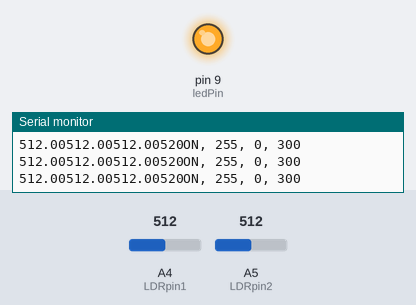
This sketch was run on a simulated Arduino Uno, built with avr-gcc and run on an emulated ATmega328P. Shown: output pins drawn as LEDs (lit = HIGH), the last lines printed to the serial monitor. Dashed ring = blinking. The test bench sets the inputs (shaded band); at power-on: A4 (LDRpin1) = 512, A5 (LDRpin2) = 512. Random numbers use the default seed unless the sketch sets one.

Above: at 1.2 s.
1.3 s: A4 (LDRpin1) set to 530
4.3 s: A5 (LDRpin2) set to 496
At 5.2 s:
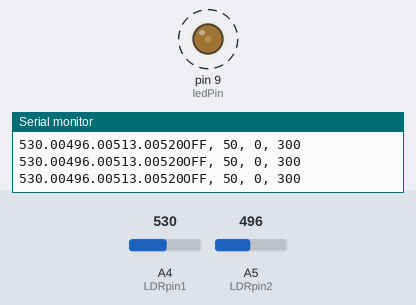
7.3 s: A5 (LDRpin2) set to 530
At 7.93 s:
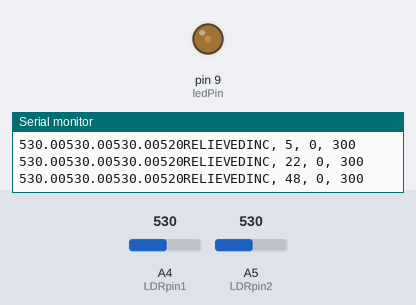
10.3 s: A4 (LDRpin1) set to 493
At 11.1 s:
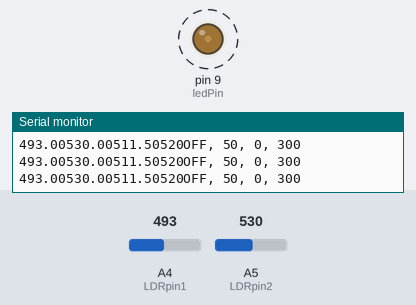
13.3 s: A5 (LDRpin2) set to 548
16.3 s: A4 (LDRpin1) set to 245
At 16.94 s:
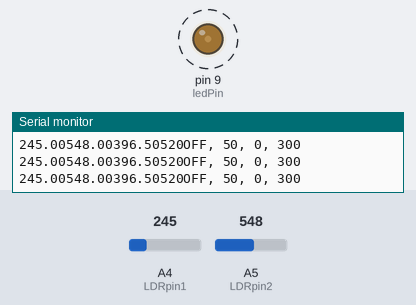
Timing chart, 0 to 20.3 s (numbered marks = the images above; inputs shaded):
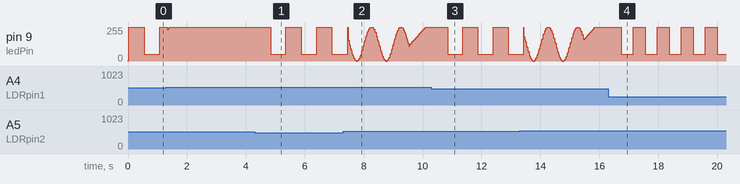

The sketch:

angry_testing-backup_with_weird_changes_that_dont_work.ino
```cpp
enum ledStates {INCREASE, DECREASE, STAY, WAVE, OFF, ON, RELIEVEDINC, RELIEVEDDEC}; // Here we make nicknames for the different states our program supports.
enum ledStates ledState; // We define 'ledState' as type ledStates'
enum ledStates previousLedState = ledState;


int errorCounter = 0;

unsigned long startMillis;  //some global variables available anywhere in the program
unsigned long currentMillis;
unsigned long relievedMillis = 0;
unsigned long angryMillis = 0;

int brightness = 0; // our main variable for setting the brightness of the LED
float velocity = 1.0; // the speed at which we change the brightness.
int ledPin = 9; // we use pin 9 for PWM
int p = 0; // use to keep track how often we plot
int plotFrequency = 3; // how often we plot, every Nth time.

int hasBeenTrgrd = 0;

const int LDRpin1 = A4;
float LDRval1 = 0;

const int LDRpin2 = A5;
float LDRval2 = 0;

int errorThreshold = 450;
void setup() {
  // put your setup code here, to run once:
  pinMode(ledPin, OUTPUT); // set ledPin as an output.
  pinMode(LDRpin1, INPUT);
  pinMode(LDRpin2, INPUT);


  Serial.begin(9600); // initiate the Serial monitor so we can use the Serial Plotter to graph our patterns
}

void loop() {
  // put your main code here, to run repeatedly:
  compose();
  delay(10);

  analogWrite(ledPin, brightness);
  currentMillis = millis(); //store the current time since the program started
}

void compose() {
  // this is a state machine which allows us to decouple the various operations from timed loops.
  // instead we just switch from state to state when particular conditions are met.
  // we switch states by calling the changeState() function.


  switch (ledState) {


    case INCREASE:

      if (brightness < 255){
        brightness = increase_brightness(brightness, 4);
      }else {
        brightness = 255;
      }


      plot("INCREASING", brightness);

      LDRcalc();


      if ((LDRval1 + LDRval2)/2 < errorThreshold) {
        hasBeenTrgrd = 1;
        changeState(ON);
      }
      break;

    case DECREASE:
      brightness = decrease_brightness(brightness, 4);

      plot("DECREASING", brightness);
      if (brightness == 0 || currentMillis - startMillis >= random(1000)) {
        changeState(INCREASE);
      }
      break;

    case WAVE:
      plot("WAVE", brightness);

      brightness = sinewave(1000, 256, 0); // you can tweak the parameters of the sinewave
      analogWrite(ledPin, brightness);

      if (currentMillis - startMillis >= 5000) { //change state after 5 secs by comparing the time elapsed since we last change state
        changeState(DECREASE);
      }
      break;

    case STAY:
      plot("STAY", brightness);
      brightness = brightness;
      break;

    case ON:
      //Serial.print(errorCounter);

      plot("ON", brightness);
      brightness = 255;
       LDRcalc();
      if (currentMillis - startMillis >= ((LDRval1 )+(LDRval2 ))/2) {
        changeState(OFF);
      }
      if ((LDRval1 + LDRval2)/2 > errorThreshold && hasBeenTrgrd == 1) {
        changeState(RELIEVEDINC);
        hasBeenTrgrd = 0;
      }
      break;

    case OFF:
      plot("OFF", brightness);
      brightness = 50;
      LDRcalc();

      if (currentMillis - startMillis >= ((LDRval1 )+(LDRval2 ))/2) {
        changeState(ON);
      }
      break;

    case RELIEVEDINC:
    plot("RELIEVEDINC", brightness);

    LDRcalc();


      if (relievedMillis == 0) {
        relievedMillis = millis();
      }
        brightness = sinewave(1000, 255, 0);

      if (currentMillis - relievedMillis >= 2000) {
        relievedMillis = 0;
        changeState(RELIEVEDDEC);
      }
      break;

    case RELIEVEDDEC:
      plot("RELIEVEDDEC", brightness);
      LDRcalc();

     if(angryMillis == 0){
      angryMillis = millis();
     }

      brightness = sinewave(1000, 255, 0);

     if(currentMillis - startMillis >= currentMillis - angryMillis){
      angryMillis = 0;
      changeState(INCREASE);
     }
      break;
  }
}

void changeState(ledStates newState) {
  // call to change state, will keep track of time since last state
  startMillis = millis();
  ledState = newState;
}

void LDRcalc(){
   LDRval1 = analogRead(LDRpin1);
   LDRval2 = analogRead(LDRpin2);
   if(hasBeenTrgrd = 1){
    errorThreshold = 520;
   } else {
    errorThreshold = 450;
   }
}

void plot(char *state, int brightness) {
  // use this function to plot a graph.
  // it will normalize the auto-scaling plotter

  if ((p % plotFrequency) == 0) {
    Serial.print(state);
    Serial.print(", ");
    Serial.print(brightness);
    Serial.println(", 0, 300");
    Serial.print(LDRval1);
    Serial.print(LDRval2);
  //  Serial.print(hasBeenTrgrd);
    Serial.print((LDRval1+LDRval2)/2);
    Serial.print(errorThreshold);

  }
  p++;
}

int increase_brightness (int brightness, float velocity) {
  return brightness = brightness + 1 * velocity;
}

int decrease_brightness (int brightness, float velocity) {
  return brightness = brightness - 1 * velocity;
}

int sinewave(float duration, float amplitude, int offset) {
  // Generate a sine oscillation, return a number.
  // In case you are using this for analogWrite, make sure the amplitude does not exceed 256
  float period = millis() / duration; // Duration in ms determines the wavelength.
  float midpoint = amplitude / 2; // set the midpoint of the wave at half the amplitude so there are no negative numbers
  int value = midpoint + midpoint * sin ( period * 2.0 * PI );
  value = value + offset; //offset allows you to move the wave up and down on the Y-axis. Should not exceed the value of amplitude to prevent clipping.
  return value;
}
```

Measured:
- the behaviour switches between 510 and 509 on A5 (LDRpin2) (found by bisection; images 0 and 1)
- the behaviour switches between 510 and 509 on A4 (LDRpin1) (found by bisection; images 2 and 3)
- after the input at 4.3 s, pin 9 (ledPin): alternates 255/255 for 0.52 s and 50/255 for 0.52 s, starting after 0.55 s
- after the input at 10.3 s, pin 9 (ledPin): alternates 255/255 for 0.51 s and 50/255 for 0.51 s, starting after 0.55 s
- after the input at 16.3 s, pin 9 (ledPin): alternates 255/255 for 0.41 s and 50/255 for 0.41 s, starting after 0.45 s
